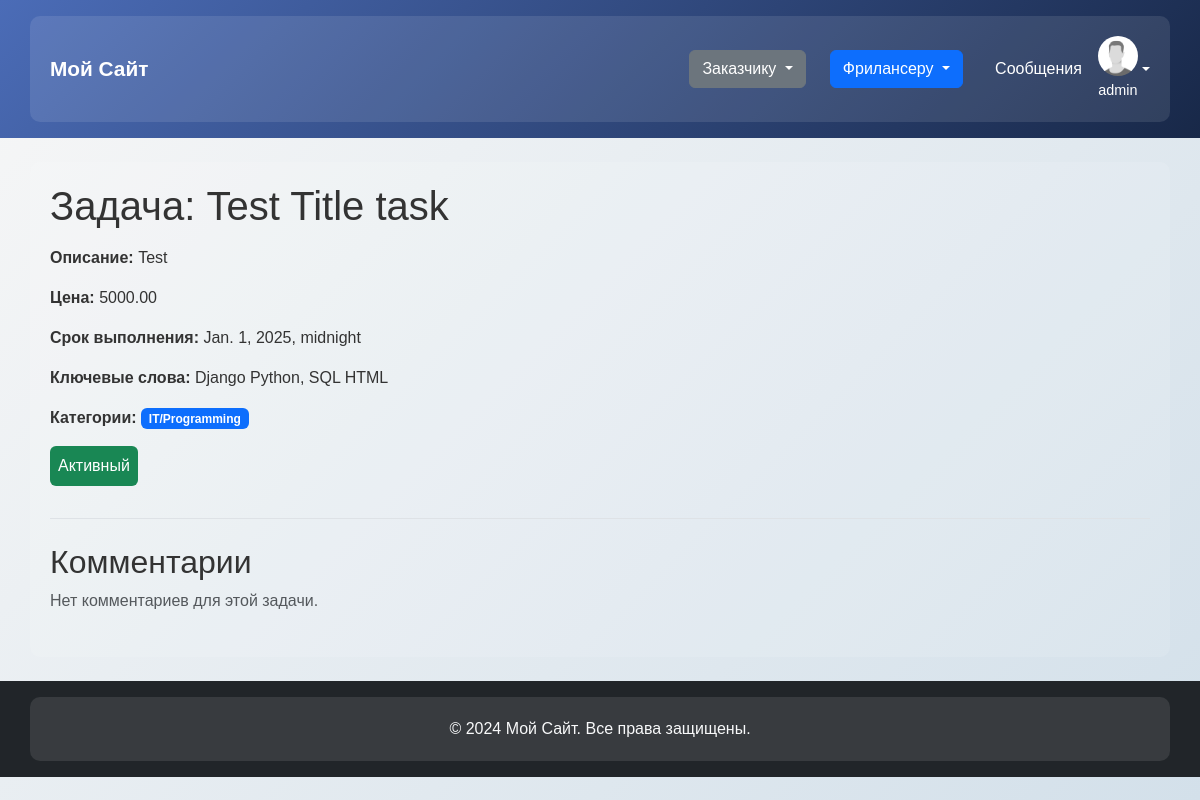
Before: /project/view/2/ (signed in) with the older database file.
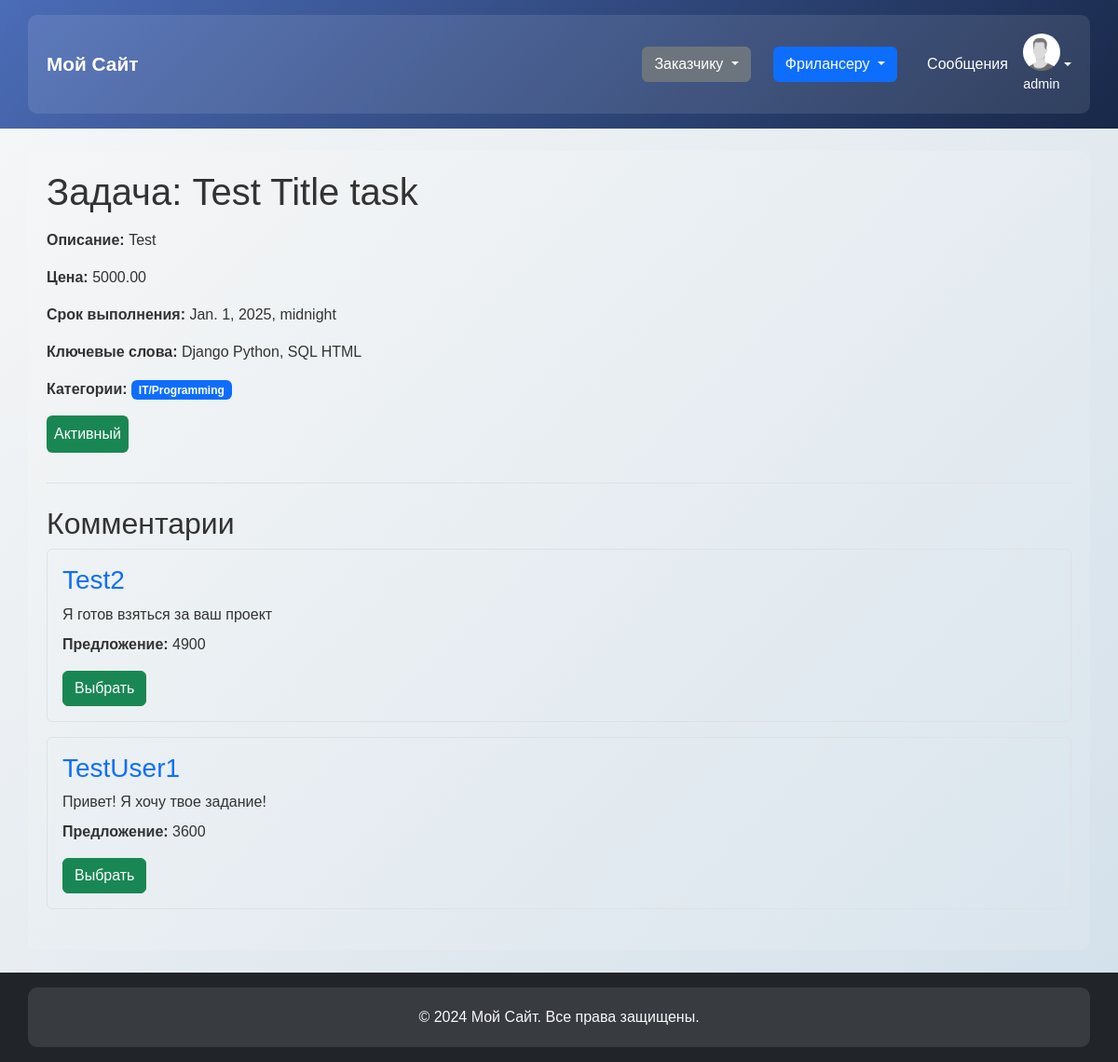
After: the same page with the newer database file.
### MySite/models.py (models this page shows, shortened)
class CustomUser(AbstractUser):
    ROLE_CHOICES = (
        ('customer', 'Customer'),
        ('executor', 'Executor'),
    )
    role = models.CharField(max_length=10, choices=ROLE_CHOICES, default='customer')
    user_permissions = models.ManyToManyField(
        'auth.Permission',
        related_name='customuser_permissions',  # Устанавливаем уникальное имя для связи
        blank=True
    )
    groups = models.ManyToManyField(
        'auth.Group',
        related_name='customuser_groups',  # Уникальное имя для связи
        blank=True
    )
    def is_executor(self):
        return self.role == 'executor'

class Task(models.Model):
    STATUS_CHOICES = [
        ('active', 'Активный'),
        ('inactive', 'Неактивный'),
        ('in_progress', 'В работе'),
        ('completed', 'Завершён'),
    ]
    customer = models.ForeignKey(CustomUser, on_delete=models.CASCADE, related_name="tasks")
    executor = models.ForeignKey(CustomUser, on_delete=models.CASCADE, related_name="tasks_on_work", null=True)
    categories = models.ManyToManyField(Category, default="Not have categories", related_name="task_category")
    key_words = models.CharField(max_length=50, help_text='specialization')
    title = models.CharField(max_length=100, help_text="Name of the task")
    description = models.TextField(help_text="Description of your task")
    price = models.DecimalField(max_digits=10, decimal_places=2, help_text="Price")
    deadline = models.DateTimeField(help_text="Your deadline")
    create_at = models.DateTimeField(auto_now_add=True, help_text='Created time')
    status = models.CharField(
        max_length=20,
        choices=STATUS_CHOICES,
        default='active',
        help_text="status of task"
    )

class Category(models.Model):
    name = models.CharField(max_length=50, unique=True)

class Comment(models.Model):
    task = models.ForeignKey(Task, on_delete=models.CASCADE, related_name="comments")
    executor = models.ForeignKey(CustomUser, on_delete=models.CASCADE, related_name="comments")
    content = models.CharField(max_length=200, help_text="type your text")
    offer = models.IntegerField(default=0, help_text="Your proposal")
    created_at = models.DateTimeField(auto_now_add=True)
    class Meta:
        constraints = [
            models.UniqueConstraint(fields=['task', 'executor'], name='unique_task_executor_comment')
        ]

### MySite/views.py (the view, shortened to what this page needs)
# urls.py: path('project/view/<int:pk>/', task_detail_view, name='detail_task'),
@login_required
def task_detail_view(request, pk, executor_id=None):
    task = get_object_or_404(Task, pk=pk)
    comments = task.comments.all()
    if task.status == 'active':
        return render(request, 'mysite/detail_task.html', {'task': task, 'comments': comments})
    else:
        return render(request, 'mysite/detail_task.html', {'task': task})

### templates/mysite/detail_task.html (shortened to what this page needs)
{% extends "mysite/base.html" %}
{% block content %}
<div class="border-bottom pb-3 mb-3">
    <h1 class="mb-3">Задача: {{ task.title }}</h1>
    <p><strong>Описание:</strong> {{ task.description }}</p>
    <p><strong>Цена:</strong> {{ task.price }}</p>
    <p><strong>Срок выполнения:</strong> {{ task.deadline }}</p>
    {% if task.key_words %}
    <p><strong>Ключевые слова:</strong> {{ task.key_words }}</p>
    {% endif %}
    {% if task.categories.all %}
    <p><strong>Категории:</strong>
        {% for category in task.categories.all %}
        <span class="badge bg-primary">{{ category.name }}</span>
        {% endfor %}
    </p>
    {% endif %}
    {% if task.status == 'active' %}
    <p class="bg-success text-white p-2 rounded d-inline-block">Активный</p>
    {% elif task.status == 'inactive' %}
    <p class="bg-danger text-white p-2 rounded d-inline-block">Неактивный</p>
    {% elif task.status == 'in_progress' %}
    <p class="bg-warning text-white p-2 rounded d-inline-block">В работе</p>
    {% elif task.status == 'completed' %}
    <p class="bg-primary text-white p-2 rounded d-inline-block">Завершен</p>
    {% endif %}
</div>
<div class="mt-4">
    <h2>Комментарии</h2>
    {% for comment in comments %}
    <div class="border rounded p-3 mb-3">
        <h3>
            <a class="text-decoration-none text-primary" href="{% url 'mysite:profile' comment.executor.username %}">
                {{ comment.executor.username }}
            </a>
        </h3>
        <p class="mb-2">{{ comment.content }}</p>
        <p><strong>Предложение:</strong> {{ comment.offer }}</p>
        {% if request.user == task.customer %}
        <form method="POST" action="{% url 'mysite:processing_task' %}">
            <button type="submit" class="btn btn-success">Выбрать</button>
        </form>
        {% endif %}
    </div>
    {% empty %}
    <p class="text-muted">Нет комментариев для этой задачи.</p>
    {% endfor %}
</div>
{% endblock %}

### templates/mysite/base.html (shortened to what this page needs)
<!DOCTYPE html>
<html lang="en">
<head>
    <link href="https://stackpath.bootstrapcdn.com/bootstrap/5.3.0/css/bootstrap.min.css" rel="stylesheet">
    <link
            href="https://cdn.jsdelivr.net/npm/bootstrap@5.3.0/dist/css/bootstrap.min.css"
            rel="stylesheet">
    {% load static %}
</head>
<body>
{% block header %}
<header class="py-3" style="background: linear-gradient(135deg, #4b6cb7 0%, #182848 100%);">
    <div class="container">
        <nav class="navbar navbar-expand-lg p-0">
            <div class="container-fluid p-0">
                <a class="navbar-brand text-white fw-bold" href="/" style="font-size: 1.3rem;">Мой Сайт</a>
                <div class="d-flex ms-auto align-items-center gap-3">
                    <div class="dropdown me-2">
                        <button
                                class="btn btn-secondary dropdown-toggle"
                                type="button"
                                id="customerDropdown"
                                data-bs-toggle="dropdown"
                                aria-expanded="false"
                                style="font-size: 1rem;">
                            Заказчику
                        </button>
                    </div>
                    <div class="dropdown me-2">
                        <button
                                class="btn btn-primary dropdown-toggle"
                                type="button"
                                id="freelancerDropdown"
                                data-bs-toggle="dropdown"
                                aria-expanded="false"
                                style="font-size: 1rem;">
                            Фрилансеру
                        </button>
                    </div>
                    {% if request.user.is_authenticated %}
                    <a href="{% url 'mysite:dialog_list' %}" class="text-white text-decoration-none d-flex align-items-center gap-2" style="font-size: 1rem;">
                         Сообщения
                    </a>
                    <div class="dropdown">
                        <a
                                href="{% url 'mysite:profile' request.user.username %}"
                                class="d-flex align-items-center text-decoration-none dropdown-toggle"
                                id="profileDropdown"
                                data-bs-toggle="dropdown"
                                aria-expanded="false">
                            <div class="text-center">
                                <img
                                        src="{% static 'images/avatar.png' %}"
                                        alt="Фото профиля"
                                        class="rounded-circle"
                                        width="40"
                                        height="40">
                                <p class="mt-1 mb-0" style="font-size: 0.9rem;">{{ request.user.username }}</p>
                            </div>
                        </a>
                    </div>
                    {% else %}
                    <a class="text-white text-decoration-none d-flex align-items-center" href="/login"
                       style="font-size: 1rem;">
                        Вход
                    </a>
                    {% endif %}
                </div>
            </div>
        </nav>
    </div>
</header>
{% endblock %}
<main class="container my-4">
    {% block content %}{% endblock %}
</main>
<footer class="bg-dark text-center text-light py-3">
    <div class="container text-center">
        © 2024 Мой Сайт. Все права защищены.
    </div>
</footer>
</body>
</html>

### templates/mysite/base.html (style rules this page uses)
body { background: linear-gradient(135deg, #f7f7f7 0%, #d3e0ea 100%); color: #333; min-height: 100vh; font-family: 'Arial', sans-serif;; }
.container { background: rgba(255, 255, 255, 0.1); padding: 20px; border-radius: 10px; }
a { color: #fff; }

Changed rows visible on the page:
added Comment: executor.username "Test2", content "Я готов взяться за ваш проект", offer "4900"
added Comment: executor.username "TestUser1", content "Привет! Я хочу твое задание!", offer "3600"
Other visible differences:
text no longer shown: "Нет комментариев для этой задачи."
